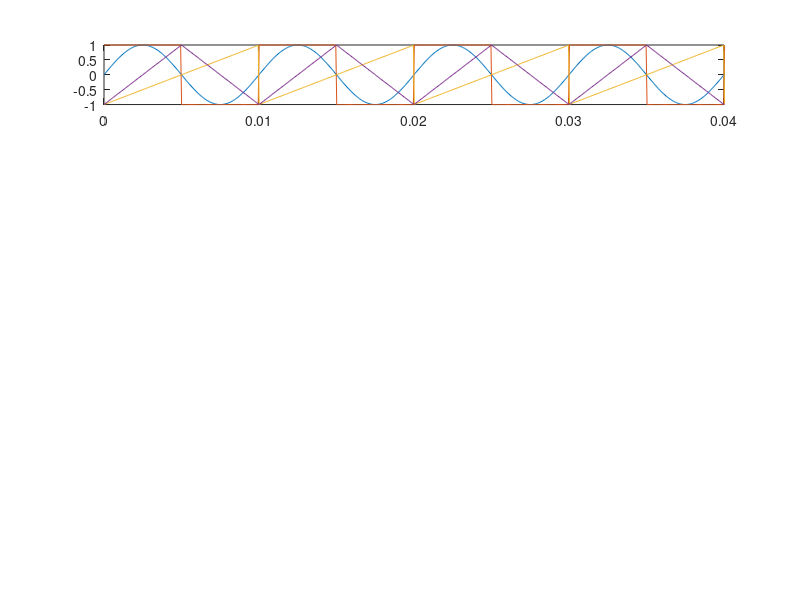

The MATLAB source for this figure: (Note: this script raises an error after producing the figure.)

clear all;

% We want to create 1 second of data. The sampling rate
% should be similar to GW detectors, i.e. about 10kHz.
% We choose a number which is 2^n as it makes the FFTs
% faster.

T=2; % 1 second
fs=16384; % sampling rate 

N=T*fs; % number of points

% time vector
t=linspace(0,T,N);

% creating 4 waves: sine, square, sawtooth, triangle,
% all a f=100Hz;

f0=100;
w=2*pi*f0;

d0=t*0.0+1; % creating DC only data
d1=sin(w*t); % sine wave
d2=square(w*t); % square wave
d3=sawtooth(w*t); % sawtooth wave
d4=sawtooth(w*t,0.5); %triangular wave

figure
subplot(5,1,1)
% plot all to check
plot(t,d1,t,d2,t,d3,t,d4);
xlim([0 .04]);

% Preparing Fourier transformation

wsize=8*2048; % window size
overlap=wsize/2;  % 50% overlap between widows

% create window vector
w  = window(@blackmanharris,wsize);

% compute Fourier transforms

[Pd0,f]=pwelch(d0,w,overlap,N,fs);
[Pd1,f]=pwelch(d1,w,overlap,N,fs);
[Pd2,f]=pwelch(d2,w,overlap,N,fs);
[Pd3,f]=pwelch(d3,w,overlap,N,fs);
[Pd4,f]=pwelch(d4,w,overlap,N,fs);

% and plot...

mxlim=[50 1e3];
mylim=[1e-6 1];
subplot(5,1,2)
loglog(f,Pd1);
xlim(mxlim);
ylim(mylim);
subplot(5,1,3)
loglog(f,Pd2)
xlim(mxlim);
ylim(mylim);
subplot(5,1,4)
loglog(f,Pd3)
xlim(mxlim);
ylim(mylim);
subplot(5,1,5)
loglog(f,Pd4)
xlim(mxlim);
ylim(mylim);


